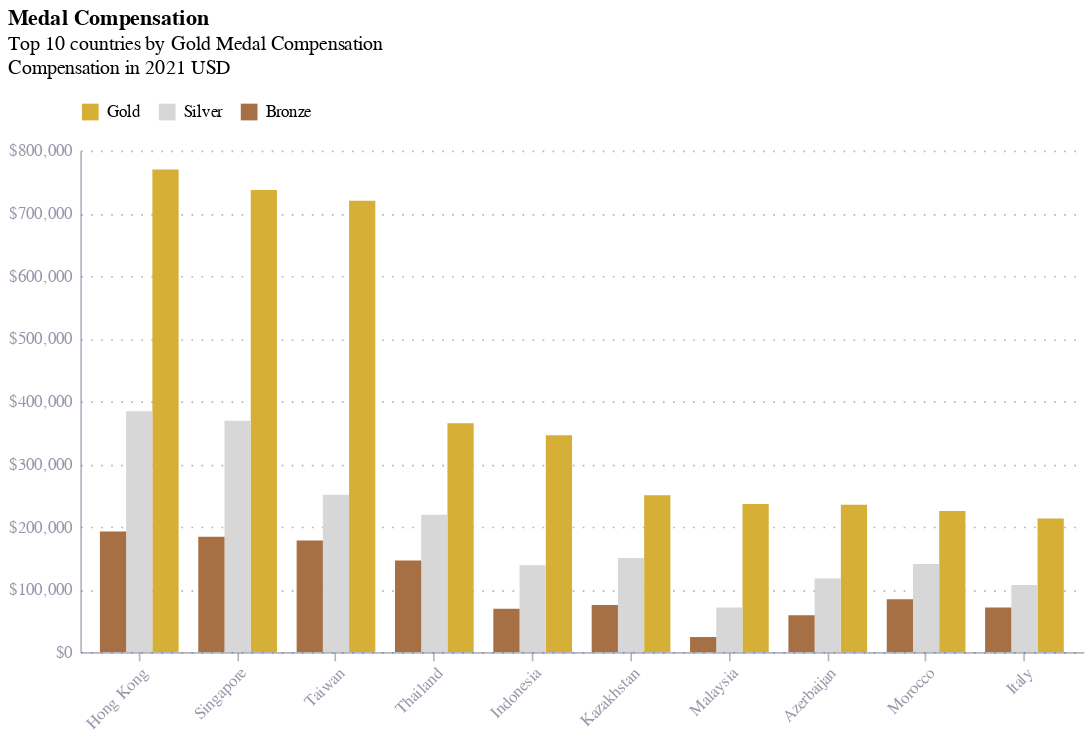

Notebook code cell kept with this figure:
### Code cell
alt.themes.enable('light')

top_comp_chart = alt.Chart(olympics_topcomp_long, 
                             title = alt.Title('Medal Compensation',
                                               subtitle = ['Top 10 countries by Gold Medal Compensation','Compensation in 2021 USD'],
                                               anchor = 'start',
                                               offset = 15)
                             ).mark_bar().encode(
    x = alt.X('Country',
              title='Country',
              sort=comp_order,
              axis=alt.Axis(title=None,
                            labelAngle=-45)),
    xOffset = alt.X('Medal', 
                    sort=alt.EncodingSortField(field='Compensation')),
    y = alt.Y('Compensation', 
              title=None,
              axis=alt.Axis(
                        format='$,.0f',
                        titleAngle=90,
                        orient='left'
        )),
    color = alt.Color('Medal',
                      scale=alt.Scale(domain=list(medal_colors.keys()),
                                      range=list(medal_colors.values())),
                                      legend=alt.Legend(orient='top',
                                                        direction='horizontal',
                                                        title=None)),
    tooltip = [
        alt.Tooltip('Country', title='Country'),
        alt.Tooltip('Medal', title='Medal'),
        alt.Tooltip('Compensation', title='Compensation', format='$,.0f')
    ]
                                      ).properties(width=600)

top_comp_chart

### Figure 1 — Vega-Lite specification as saved in the notebook (floating-point values rounded to 4 significant figures)
{"config": {"font": "Circular Std", "mark": {"line": {"interpolate": "monotone"}}, "view": {"stroke": "transparent", "width": 400, "height": 300}, "range": {"category": ["#36B7B4", "#E6224B", "#F4C245", "#0063AF", "#00A767", "#179FDB", "#EB5C2E"], "diverging": ["#E6224B", "#E54753", "#C9C9C9", "#179FDB", "#122B39"], "heatmap": ["#C9C9C9", "#179FDB", "#0063AF", "#122B39"], "ordinal": ["#00A767", "#36B7B4", "#179FDB", "#0063AF", "#243B5A"]}, "axisX": {"domainColor": "#676A86", "domainOpacity": 0.5, "grid": false, "labelAngle": 0, "labelColor": "#676A86", "labelOpacity": 0.7, "orient": "bottom", "tickColor": "#676A86", "tickCount": 10, "tickOpacity": 0.5, "title": false, "titleAlign": "center", "titleAnchor": "middle", "titleColor": "#676A86", "titleFontSize": 12, "titleOpacity": 0.8, "titleY": -15}, "axisY": {"domainColor": "#676A86", "domainOpacity": 0.5, "gridColor": "#676A86", "gridDash": [1, 5], "gridOpacity": 0.5, "labelColor": "#676A86", "labelOpacity": 0.7, "labelPadding": 5, "tickColor": "#676A86", "tickCount": 8, "tickOpacity": 0.5, "ticks": false, "titleAlign": "left", "titleAngle": 0, "titleBaseline": "bottom", "titleColor": "#676A86", "titleFontSize": 12, "titleOpacity": 0.8, "titleX": 0, "titleY": -7}}, "data": {"name": "data-f15e9fc79c6779e9779202f43d7cada9"}, "mark": {"type": "bar"}, "encoding": {"color": {"field": "Medal", "legend": {"direction": "horizontal", "orient": "top", "title": null}, "scale": {"domain": ["Gold", "Silver", "Bronze"], "range": ["#D6AF36", "#D7D7D7", "#A77044"]}, "type": "nominal"}, "tooltip": [{"field": "Country", "title": "Country", "type": "nominal"}, {"field": "Medal", "title": "Medal", "type": "nominal"}, {"field": "Compensation", "format": "$,.0f", "title": "Compensation", "type": "quantitative"}], "x": {"axis": {"labelAngle": -45, "title": null}, "field": "Country", "sort": ["Hong Kong", "Singapore", "Taiwan", "Thailand", "Indonesia", "Kazakhstan", "Malaysia", "Azerbaijan", "Morocco", "Italy"], "title": "Country", "type": "nominal"}, "xOffset": {"field": "Medal", "sort": {"field": "Compensation"}, "type": "nominal"}, "y": {"axis": {"format": "$,.0f", "orient": "left", "titleAngle": 90}, "field": "Compensation", "title": null, "type": "quantitative"}}, "title": {"text": "Medal Compensation", "anchor": "start", "offset": 15, "subtitle": ["Top 10 countries by Gold Medal Compensation", "Compensation in 2021 USD"]}, "width": 600, "$schema": "https://vega.github.io/schema/vega-lite/v5.16.3.json", "datasets": {"data-f15e9fc79c6779e9779202f43d7cada9": [{"Country": "Hong Kong", "Medal": "Gold", "Compensation": 769600.0}, {"Country": "Singapore", "Medal": "Gold", "Compensation": 737000.0}, {"Country": "Taiwan", "Medal": "Gold", "Compensation": 720000.0}, {"Country": "Thailand", "Medal": "Gold", "Compensation": 365200.0}, {"Country": "Indonesia", "Medal": "Gold", "Compensation": 346000.0}, {"Country": "Kazakhstan", "Medal": "Gold", "Compensation": 250000.0}, {"Country": "Malaysia", "Medal": "Gold", "Compensation": 236000.0}, {"Country": "Azerbaijan", "Medal": "Gold", "Compensation": 235000.0}, {"Country": "Morocco", "Medal": "Gold", "Compensation": 225100.0}, {"Country": "Italy", "Medal": "Gold", "Compensation": 213000.0}, {"Country": "Hong Kong", "Medal": "Silver", "Compensation": 384300.0}, {"Country": "Singapore", "Medal": "Silver", "Compensation": 369000.0}, {"Country": "Taiwan", "Medal": "Silver", "Compensation": 251000.0}, {"Country": "Thailand", "Medal": "Silver", "Compensation": 219100.0}, {"Country": "Indonesia", "Medal": "Silver", "Compensation": 138500.0}, {"Country": "Kazakhstan", "Medal": "Silver", "Compensation": 150000.0}, {"Country": "Malaysia", "Medal": "Silver", "Compensation": 71000.0}, {"Country": "Azerbaijan", "Medal": "Silver", "Compensation": 117500.0}, {"Country": "Morocco", "Medal": "Silver", "Compensation": 140700.0}, {"Country": "Italy", "Medal": "Silver", "Compensation": 107000.0}, {"Country": "Hong Kong", "Medal": "Bronze", "Compensation": 192100.0}, {"Country": "Singapore", "Medal": "Bronze", "Compensation": 184000.0}, {"Country": "Taiwan", "Medal": "Bronze", "Compensation": 178000.0}, {"Country": "Thailand", "Medal": "Bronze", "Compensation": 146100.0}, {"Country": "Indonesia", "Medal": "Bronze", "Compensation": 69250.0}, {"Country": "Kazakhstan", "Medal": "Bronze", "Compensation": 75000.0}, {"Country": "Malaysia", "Medal": "Bronze", "Compensation": 24000.0}, {"Country": "Azerbaijan", "Medal": "Bronze", "Compensation": 58750.0}, {"Country": "Morocco", "Medal": "Bronze", "Compensation": 84400.0}, {"Country": "Italy", "Medal": "Bronze", "Compensation": 71000.0}]}}
